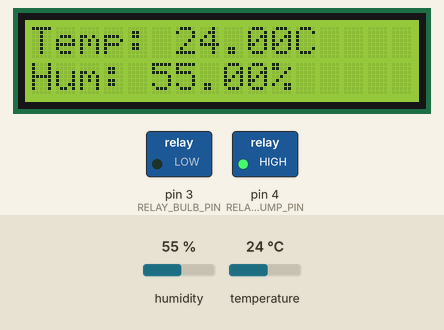
Simulated run of this sketch. Board: Arduino Uno, built with avr-gcc and run on an emulated ATmega328P. On the bench: 16×2 character LCD, switched loads named in the sketch (green lamp = pin HIGH). The inputs (shaded band) are chosen by the test bench; at power-on: temperature 24 °C, humidity 55 %.

Above: at 1.2 s.
1.3 s: temperature set to 38.4 °C
At 3.4 s:
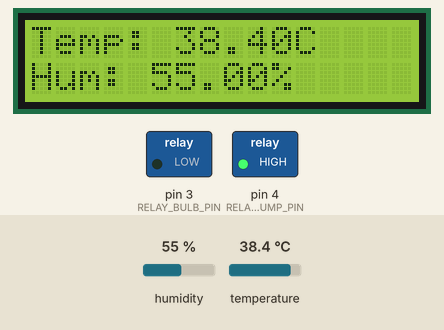
4.0 s: temperature set to 39.5 °C
At 4.8 s:
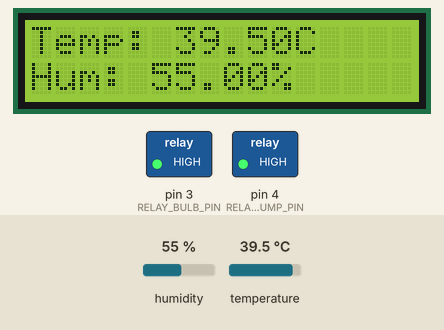
6.7 s: humidity set to 22 %
At 8.8 s:
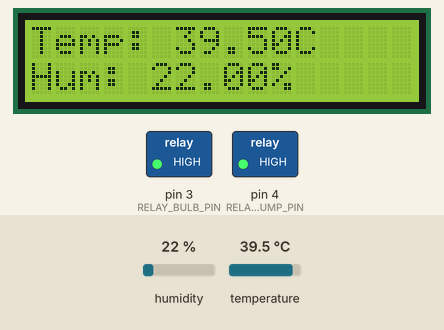
9.7 s: humidity set to 40 %
At 11.4 s:
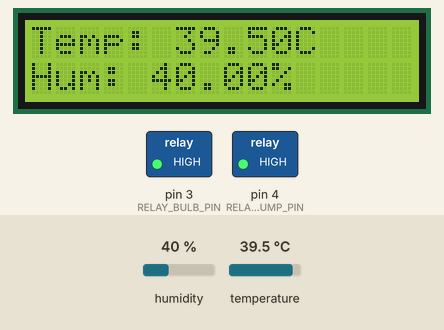
Timing chart, 0 to 12.9 s (numbered marks = the images above; inputs shaded):
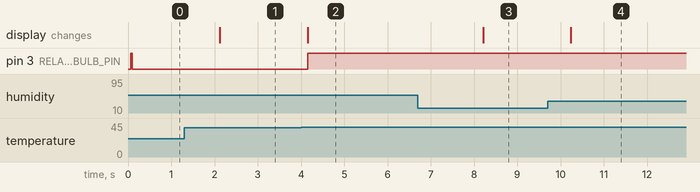

The sketch:

main.ino
```cpp
#include <DHT.h>
#include <Wire.h>
#include <LiquidCrystal_I2C.h>

#define DHTPIN 2
#define DHTTYPE DHT22
#define RELAY_BULB_PIN 3
#define RELAY_PUMP_PIN 4

const float TEMP_LOW = 35.0;
const float TEMP_HIGH = 39.0;
const float HUM_THRESHOLD = 60.0;

unsigned long pumpLastActivated = 0;
const unsigned long pumpCooldown = 600000;

LiquidCrystal_I2C lcd(0x27, 16, 2);
DHT dht(DHTPIN, DHTTYPE);

void setup() {
  Serial.begin(9600);
  dht.begin();
  lcd.begin();
  lcd.backlight();
  pinMode(RELAY_BULB_PIN, OUTPUT);
  pinMode(RELAY_PUMP_PIN, OUTPUT);
  digitalWrite(RELAY_BULB_PIN, HIGH);
  digitalWrite(RELAY_PUMP_PIN, HIGH);
}

void loop() {
  float humidity = dht.readHumidity();
  float temperature = dht.readTemperature();

  lcd.setCursor(0, 0);
  lcd.print("Temp: ");
  lcd.print(temperature);
  lcd.print("C");

  lcd.setCursor(0, 1);
  lcd.print("Hum: ");
  lcd.print(humidity);
  lcd.print("%");

  if (temperature < TEMP_LOW) {
    digitalWrite(RELAY_BULB_PIN, LOW);
  } else if (temperature > TEMP_HIGH) {
    digitalWrite(RELAY_BULB_PIN, HIGH);
  }

  unsigned long currentMillis = millis();

  if (humidity < HUM_THRESHOLD && (currentMillis - pumpLastActivated >= pumpCooldown)) {
    digitalWrite(RELAY_PUMP_PIN, LOW);
    delay(500);
    digitalWrite(RELAY_PUMP_PIN, HIGH);
    pumpLastActivated = currentMillis;
  }

  delay(2000);
}
```

Measured:
- the behaviour switches between 39 and 39.1 °C on temperature (found by bisection; images 1 and 2)
- after the input at 1.3 s, the display: changes after 0.82 s (image 1)
- after the input at 4.0 s, pin 3 (RELAY_BULB_PIN): LOW → HIGH after 0.15 s; the display: changes after 0.15 s (image 2)
- after the input at 6.7 s, the display: changes after 1.5 s (image 3)
- after the input at 9.7 s, the display: changes after 0.54 s (image 4)
